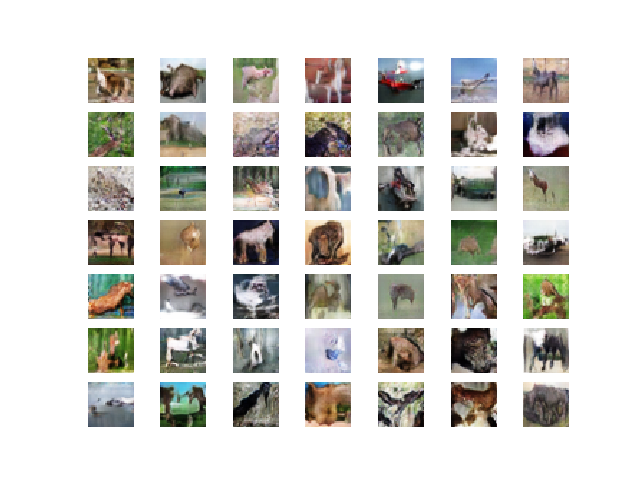

Generate this figure with Python:
# example of a dcgan on cifar10
import tensorflow as tf
import keras
from numpy import expand_dims
from numpy import zeros
from numpy import ones
from numpy import vstack
from numpy.random import randn
from numpy.random import randint
from keras.datasets.cifar10 import load_data
from keras.optimizers import Adam
from keras.models import Sequential
from keras.layers import Dense
from keras.layers import Reshape
from keras.layers import Flatten
from keras.layers import Conv2D
from keras.layers import Conv2DTranspose
from keras.layers import LeakyReLU
from keras.layers import Dropout
from matplotlib import pyplot
#from keras_self_attention import SeqSelfAttention



from keras.engine.network import Layer
from keras.layers import InputSpec
import keras.backend as K


class SelfAttention(Layer):

    def __init__(self, ch, **kwargs):
        super(SelfAttention, self).__init__(**kwargs)
        self.channels = ch
        self.filters_f_g = self.channels // 8
        self.filters_h = self.channels

    def build(self, input_shape):
        kernel_shape_f_g = (1, 1) + (self.channels, self.filters_f_g)
        kernel_shape_h = (1, 1) + (self.channels, self.filters_h)

        # Create a trainable weight variable for this layer:
        self.gamma = self.add_weight(name='gamma', shape=[1], initializer='zeros', trainable=True)
        self.kernel_f = self.add_weight(shape=kernel_shape_f_g,
                                        initializer='glorot_uniform',
                                        name='kernel_f',
                                        trainable=True)
        self.kernel_g = self.add_weight(shape=kernel_shape_f_g,
                                        initializer='glorot_uniform',
                                        name='kernel_g',
                                        trainable=True)
        self.kernel_h = self.add_weight(shape=kernel_shape_h,
                                        initializer='glorot_uniform',
                                        name='kernel_h',
                                        trainable=True)

        super(SelfAttention, self).build(input_shape)
        # Set input spec.
        self.input_spec = InputSpec(ndim=4,
                                    axes={3: input_shape[-1]})
        self.built = True

    def call(self, x):
        def hw_flatten(x):
            return K.reshape(x, shape=[K.shape(x)[0], K.shape(x)[1]*K.shape(x)[2], K.shape(x)[3]])

        f = K.conv2d(x,
                     kernel=self.kernel_f,
                     strides=(1, 1), padding='same')  # [bs, h, w, c']
        g = K.conv2d(x,
                     kernel=self.kernel_g,
                     strides=(1, 1), padding='same')  # [bs, h, w, c']
        h = K.conv2d(x,
                     kernel=self.kernel_h,
                     strides=(1, 1), padding='same')  # [bs, h, w, c]

        s = K.batch_dot(hw_flatten(g), K.permute_dimensions(hw_flatten(f), (0, 2, 1)))  # # [bs, N, N]

        beta = K.softmax(s, axis=-1)  # attention map

        o = K.batch_dot(beta, hw_flatten(h))  # [bs, N, C]

        o = K.reshape(o, shape=K.shape(x))  # [bs, h, w, C]
        x = self.gamma * o + x

        return x

    def compute_output_shape(self, input_shape):
        return input_shape

# define the standalone discriminator model
def define_discriminator(in_shape=(32,32,3)):
	model = Sequential()
	# normal
	model.add(Conv2D(64, (3,3), padding='same', input_shape=in_shape))
	model.add(SelfAttention(64))
	#f=Conv2D(1, (1,1), padding='same', input_shape=in_shape)
	#g=Conv2D(1, (1,1), padding='same', input_shape=in_shape)
	#h=Conv2D(1, (1,1), padding='same', input_shape=in_shape)
	
	#g=keras.backend.transpose(g)
	#s=keras.layers.Multiply(f,g)
	#beta=tf.keras.backend.softmax(s)
	#x=keras.layers.Multiply([beta,h])
	#model.add(x)
	#model.add(SeqSelfAttention(attention_activation='linear'))
	model.add(LeakyReLU(alpha=0.2))
	
	# downsample
	model.add(Conv2D(128, (3,3), strides=(2,2), padding='same'))
	model.add(SelfAttention(128))
	model.add(LeakyReLU(alpha=0.2))
	# downsample
	model.add(Conv2D(128, (3,3), strides=(2,2), padding='same'))
	model.add(SelfAttention(128))
	model.add(LeakyReLU(alpha=0.2))
	# downsample
	model.add(Conv2D(256, (3,3), strides=(2,2), padding='same'))
	model.add(SelfAttention(256))
	model.add(LeakyReLU(alpha=0.2))
	# classifier
	model.add(Flatten())
	model.add(Dropout(0.4))
	model.add(Dense(1, activation='sigmoid'))
	# compile model
	opt = Adam(lr=0.0002, beta_1=0.5)
	model.compile(loss='binary_crossentropy', optimizer=opt, metrics=['accuracy'])
	return model
 
# define the standalone generator model
def define_generator(latent_dim):
	model = Sequential()
	# foundation for 4x4 image
	n_nodes = 256 * 4 * 4
	model.add(Dense(n_nodes, input_dim=latent_dim))
	model.add(LeakyReLU(alpha=0.2))
	model.add(Reshape((4, 4, 256)))
	# upsample to 8x8
	model.add(Conv2DTranspose(128, (4,4), strides=(2,2), padding='same'))
	model.add(LeakyReLU(alpha=0.2))
	# upsample to 16x16
	model.add(Conv2DTranspose(128, (4,4), strides=(2,2), padding='same'))
	model.add(LeakyReLU(alpha=0.2))
	# upsample to 32x32
	model.add(Conv2DTranspose(128, (4,4), strides=(2,2), padding='same'))
	model.add(LeakyReLU(alpha=0.2))
	# output layer
	model.add(Conv2D(3, (3,3), activation='tanh', padding='same'))
	return model
 
# define the combined generator and discriminator model, for updating the generator
def define_gan(g_model, d_model):
	# make weights in the discriminator not trainable
	d_model.trainable = False
	# connect them
	model = Sequential()
	# add generator
	model.add(g_model)
	# add the discriminator
	model.add(d_model)
	# compile model
	opt = Adam(lr=0.0002, beta_1=0.5)
	model.compile(loss='binary_crossentropy', optimizer=opt)
	return model
 
# load and prepare cifar10 training images
def load_real_samples():
	# load cifar10 dataset
	(trainX, _), (_, _) = load_data()
	# convert from unsigned ints to floats
	X = trainX.astype('float32')
	# scale from [0,255] to [-1,1]
	X = (X - 127.5) / 127.5
	return X
 
# select real samples
def generate_real_samples(dataset, n_samples):
	# choose random instances
	ix = randint(0, dataset.shape[0], n_samples)
	# retrieve selected images
	X = dataset[ix]
	# generate 'real' class labels (1)
	y = ones((n_samples, 1))
	return X, y
 
# generate points in latent space as input for the generator
def generate_latent_points(latent_dim, n_samples):
	# generate points in the latent space
	x_input = randn(latent_dim * n_samples)
	# reshape into a batch of inputs for the network
	x_input = x_input.reshape(n_samples, latent_dim)
	return x_input
 
# use the generator to generate n fake examples, with class labels
def generate_fake_samples(g_model, latent_dim, n_samples):
	# generate points in latent space
	x_input = generate_latent_points(latent_dim, n_samples)
	# predict outputs
	X = g_model.predict(x_input)
	# create 'fake' class labels (0)
	y = zeros((n_samples, 1))
	return X, y
 
# create and save a plot of generated images
def save_plot(examples, epoch, n=7):
	# scale from [-1,1] to [0,1]
	examples = (examples + 1) / 2.0
	# plot images
	for i in range(n * n):
		# define subplot
		pyplot.subplot(n, n, 1 + i)
		# turn off axis
		pyplot.axis('off')
		# plot raw pixel data
		pyplot.imshow(examples[i])
	# save plot to file
	filename = 'generated_plot_e%03d.png' % (epoch+1)
	pyplot.savefig(filename)
	pyplot.close()
 
# evaluate the discriminator, plot generated images, save generator model
def summarize_performance(epoch, g_model, d_model, dataset, latent_dim, n_samples=150):
	# prepare real samples
	X_real, y_real = generate_real_samples(dataset, n_samples)
	# evaluate discriminator on real examples
	_, acc_real = d_model.evaluate(X_real, y_real, verbose=0)
	# prepare fake examples
	x_fake, y_fake = generate_fake_samples(g_model, latent_dim, n_samples)
	# evaluate discriminator on fake examples
	_, acc_fake = d_model.evaluate(x_fake, y_fake, verbose=0)
	# summarize discriminator performance
	print('>Accuracy real: %.0f%%, fake: %.0f%%' % (acc_real*100, acc_fake*100))
	# save plot
	save_plot(x_fake, epoch)
	# save the generator model tile file
	filename = 'generator_model_%03d.h5' % (epoch+1)
	g_model.save(filename)
 


import numpy
from numpy import cov
from numpy import trace
from numpy import iscomplexobj
from numpy import asarray
from numpy.random import shuffle
from scipy.linalg import sqrtm
from tensorflow.keras.applications.inception_v3 import InceptionV3
from tensorflow.keras.applications.inception_v3 import preprocess_input
#from keras.datasets.mnist import load_data
from skimage.transform import resize
from keras.datasets import cifar10
 
# scale an array of images to a new size
def scale_images(images, new_shape):
	images_list = list()
	for image in images:
		# resize with nearest neighbor interpolation
		new_image = resize(image, new_shape, 0)
		# store
		images_list.append(new_image)
	return asarray(images_list)
 
# calculate frechet inception distance
def calculate_fid(model_in, images1, images2):
	# calculate activations
	act1 = model_in.predict(images1)
	act2 = model_in.predict(images2)
	# calculate mean and covariance statistics
	mu1, sigma1 = act1.mean(axis=0), cov(act1, rowvar=False)
	mu2, sigma2 = act2.mean(axis=0), cov(act2, rowvar=False)
	# calculate sum squared difference between means
	ssdiff = numpy.sum((mu1 - mu2)**2.0)
	# calculate sqrt of product between cov
	covmean = sqrtm(sigma1.dot(sigma2))
	# check and correct imaginary numbers from sqrt
	if iscomplexobj(covmean):
		covmean = covmean.real
	# calculate score
	fid = ssdiff + trace(sigma1 + sigma2 - 2.0 * covmean)
	return fid
 
# prepare the inception v3 model
model_in = InceptionV3(include_top=False, pooling='avg', input_shape=(299,299,3))







# train the generator and discriminator
def train(g_model, d_model, gan_model, dataset, latent_dim, n_epochs=100, n_batch=128):
	itr=0
	bat_per_epo = int(dataset.shape[0] / n_batch)
	half_batch = int(n_batch / 2)
	# manually enumerate epochs
	for i in range(n_epochs):
		# enumerate batches over the training set
		for j in range(bat_per_epo):
			(_, _), (images1 , _) = cifar10.load_data()
			shuffle(images1)
			itr+=1
			# get randomly selected 'real' samples
			X_real, y_real = generate_real_samples(dataset, half_batch)
			# update discriminator model weights
			d_loss1, _ = d_model.train_on_batch(X_real, y_real)
			# generate 'fake' examples
			X_fake, y_fake = generate_fake_samples(g_model, latent_dim, half_batch)
			# update discriminator model weights
			d_loss2, _ = d_model.train_on_batch(X_fake, y_fake)
			# prepare points in latent space as input for the generator
			X_gan = generate_latent_points(latent_dim, n_batch)
			# create inverted labels for the fake samples
			y_gan = ones((n_batch, 1))
			# update the generator via the discriminator's error
			g_loss = gan_model.train_on_batch(X_gan, y_gan)
			# summarize loss on this batch
			print('>%d, %d/%d, d1=%.3f, d2=%.3f g=%.3f' %
				(i+1, j+1, bat_per_epo, d_loss1, d_loss2, g_loss))
			if(itr%1000==0):
				
				images1 = images1[:64]
				images2 = X_fake
				print('Loaded', images1.shape, images2.shape)
				# convert integer to floating point values
				images1 = images1.astype('float32')
				images2 = images2.astype('float32')
				# resize images
				images1 = scale_images(images1, (299,299,3))
				images2 = scale_images(images2, (299,299,3))
				print('Scaled', images1.shape, images2.shape)
				# pre-process images
				images1 = preprocess_input(images1)
				images2 = preprocess_input(images2)
				# calculate fid
				fid = calculate_fid(model_in, images1, images2)
				print('FID: %.3f' % fid)
				fid_score.append(fid)
				epoch_arr.append(i)
		#	 evaluate the model performance, sometimes
		if (i+1) % 10 == 0:
			summarize_performance(i, g_model, d_model, dataset, latent_dim)


#itr=0		

fid_score=[]
epoch_arr=[]
# size of the latent space
latent_dim = 100
# create the discriminator
d_model = define_discriminator()
# create the generator
g_model = define_generator(latent_dim)
# create the gan
gan_model = define_gan(g_model, d_model)
# load image data
dataset = load_real_samples()
# train model
train(g_model, d_model, gan_model, dataset, latent_dim)

pyplot.plot(epoch_arr,fid_score)
pyplot.savefig('fid_score')
pyplot.close()
